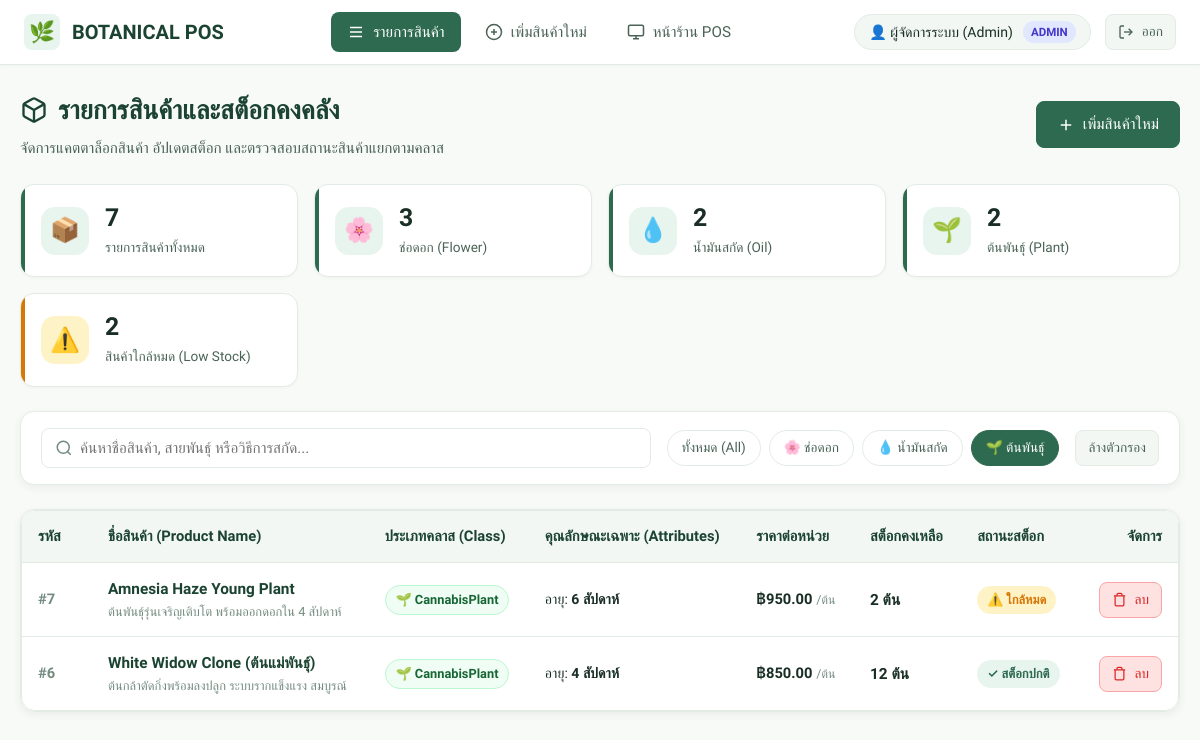
Page /admin/product-list.php?type=plant (signed in) on the committed database.
### tables this page shows
CREATE TABLE IF NOT EXISTS `products` (
    `id` INT AUTO_INCREMENT PRIMARY KEY,
    `name` VARCHAR(150) NOT NULL,
    `type` ENUM('flower', 'oil', 'plant') NOT NULL,
    `base_price` DECIMAL(10, 2) NOT NULL,
    
     
    `strain_type` VARCHAR(50) NULL,  
    `stock_grams` DECIMAL(10, 2) NULL DEFAULT 0.00,  
    
     
    `extraction_method` VARCHAR(100) NULL,  
    `stock_bottles` INT NULL DEFAULT 0,  
    
     
    `age_weeks` INT NULL DEFAULT 0,  
    `stock_pieces` INT NULL DEFAULT 0,  
    
    `description` TEXT NULL,
    `created_at` TIMESTAMP DEFAULT CURRENT_TIMESTAMP,
    `updated_at` TIMESTAMP DEFAULT CURRENT_TIMESTAMP ON UPDATE CURRENT_TIMESTAMP
);

### classes/ProductFactory.php (called while the page is built, shortened)
<?php
require_once __DIR__ . '/Product.php';
require_once __DIR__ . '/CannabisPlant.php';
class ProductFactory {
    public static function createFromRow(array $row): ?Product {
        switch ($row['type']) {
            case 'plant':
                return new CannabisPlant(
                    (int)$row['id'],
                    $row['name'],
                    (float)$row['base_price'],
                    (int)($row['age_weeks'] ?? 0),
                    (int)($row['stock_pieces'] ?? 0)
                );
        }
    }
}

### classes/Product.php (called while the page is built, shortened)
<?php
abstract class Product {
    protected int $id;
    protected string $name;
    protected float $basePrice;
    public function __construct(int $id, string $name, float $basePrice) {
        $this->id = $id;
        $this->name = $name;
        $this->basePrice = $basePrice;
    }
    public function getId(): int { return $this->id; }
    public function getName(): string { return $this->name; }
    public function getBasePrice(): float { return $this->basePrice; }
}

### classes/CannabisPlant.php (called while the page is built, shortened)
<?php
require_once __DIR__ . '/Product.php';
class CannabisPlant extends Product {
    private int $ageWeeks;
    private int $stockPieces;
    public function __construct(int $id, string $name, float $basePrice, int $ageWeeks, int $stockPieces) {
        $this->ageWeeks = $ageWeeks;
        $this->stockPieces = $stockPieces;
    }
    public function getAgeWeeks(): int { return $this->ageWeeks; }
    public function getStockDisplay(): string {
        return number_format($this->stockPieces) . ' ต้น';
    }
    public function getStockUnit(): string {
        return 'ต้น';
    }
    public function getStockValue(): float {
        return (float)$this->stockPieces;
    }
    public function getType(): string {
        return 'plant';
    }
}

### admin/product-list.php (the view, shortened to what this page needs)
<?php
require_once __DIR__ . '/../includes/auth.php';
require_once __DIR__ . '/../classes/ProductFactory.php';
$db = Database::getInstance()->getConnection();
$filterType = $_GET['type'] ?? 'all';
$searchQuery = trim($_GET['search'] ?? '');
$sql = "SELECT * FROM products WHERE 1=1";
$params = [];
if ($filterType !== 'all' && in_array($filterType, ['flower', 'oil', 'plant'])) {
    $sql .= " AND type = :type";
    $params[':type'] = $filterType;
}
$sql .= " ORDER BY id DESC";
$stmt = $db->prepare($sql);
$stmt->execute($params);
$rawProducts = $stmt->fetchAll();
$statsStmt = $db->query("SELECT
    COUNT(*) as total_count,
    SUM(CASE WHEN type = 'flower' THEN 1 ELSE 0 END) as flower_count,
    SUM(CASE WHEN type = 'oil' THEN 1 ELSE 0 END) as oil_count,
    SUM(CASE WHEN type = 'plant' THEN 1 ELSE 0 END) as plant_count,
    SUM(CASE WHEN (type = 'flower' AND stock_grams < 10) OR (type = 'oil' AND stock_bottles < 5) OR (type = 'plant' AND stock_pieces < 5) THEN 1 ELSE 0 END) as low_stock_count
    FROM products");
$stats = $statsStmt->fetch();
?>
<!DOCTYPE html>
<html lang="th">
<head>
    <link rel="stylesheet" href="../assets/css/style.css">
</head>
<body>
    <?php include __DIR__ . '/../includes/navbar.php'; ?>
    <main class="app-container">
        <div class="page-header">
            <div>
                <h1 class="page-title">
                    รายการสินค้าและสต็อกคงคลัง
                </h1>
                <p class="page-subtitle">จัดการแคตตาล็อกสินค้า อัปเดตสต็อก และตรวจสอบสถานะสินค้าแยกตามคลาส</p>
            </div>
            <a href="product-add.php" class="btn btn-primary">
                <svg width="18" height="18" viewBox="0 0 24 24" fill="none" stroke="currentColor" stroke-width="2"><line x1="12" y1="5" x2="12" y2="19"/><line x1="5" y1="12" x2="19" y2="12"/></svg>
                เพิ่มสินค้าใหม่
            </a>
        </div>
        <div class="stats-grid">
            <div class="stat-card">
                <div class="stat-icon">📦</div>
                <div class="stat-info">
                    <div class="stat-value"><?= number_format($stats['total_count'] ?? 0) ?></div>
                    <div class="stat-label">รายการสินค้าทั้งหมด</div>
                </div>
            </div>
            <div class="stat-card">
                <div class="stat-icon">🌸</div>
                <div class="stat-info">
                    <div class="stat-value"><?= number_format($stats['flower_count'] ?? 0) ?></div>
                    <div class="stat-label">ช่อดอก (Flower)</div>
                </div>
            </div>
            <div class="stat-card">
                <div class="stat-icon">💧</div>
                <div class="stat-info">
                    <div class="stat-value"><?= number_format($stats['oil_count'] ?? 0) ?></div>
                    <div class="stat-label">น้ำมันสกัด (Oil)</div>
                </div>
            </div>
            <div class="stat-card">
                <div class="stat-icon">🌱</div>
                <div class="stat-info">
                    <div class="stat-value"><?= number_format($stats['plant_count'] ?? 0) ?></div>
                    <div class="stat-label">ต้นพันธุ์ (Plant)</div>
                </div>
            </div>
            <div class="stat-card <?= (($stats['low_stock_count'] ?? 0) > 0) ? 'warning' : '' ?>">
                <div class="stat-icon">⚠️</div>
                <div class="stat-info">
                    <div class="stat-value"><?= number_format($stats['low_stock_count'] ?? 0) ?></div>
                    <div class="stat-label">สินค้าใกล้หมด (Low Stock)</div>
                </div>
            </div>
        </div>
        <div class="card" style="margin-bottom: 24px; padding: 16px 20px;">
            <form action="product-list.php" method="GET" class="filter-bar" style="margin-bottom: 0;">
                <div class="search-box">
                    <svg class="search-icon" width="18" height="18" viewBox="0 0 24 24" fill="none" stroke="currentColor" stroke-width="2"><circle cx="11" cy="11" r="8"/><line x1="21" y1="21" x2="16.65" y2="16.65"/></svg>
                    <input type="text" name="search" class="form-control" placeholder="ค้นหาชื่อสินค้า, สายพันธุ์ หรือวิธีการสกัด..." value="<?= htmlspecialchars($searchQuery) ?>">
                </div>
                <div class="filter-pills">
                    <a href="product-list.php?type=all<?= !empty($searchQuery) ? '&search=' . urlencode($searchQuery) : '' ?>" class="filter-pill <?= ($filterType === 'all') ? 'active' : '' ?>">
                        ทั้งหมด (All)
                    </a>
                    <a href="product-list.php?type=flower<?= !empty($searchQuery) ? '&search=' . urlencode($searchQuery) : '' ?>" class="filter-pill <?= ($filterType === 'flower') ? 'active' : '' ?>">
                        🌸 ช่อดอก
                    </a>
                    <a href="product-list.php?type=oil<?= !empty($searchQuery) ? '&search=' . urlencode($searchQuery) : '' ?>" class="filter-pill <?= ($filterType === 'oil') ? 'active' : '' ?>">
                        💧 น้ำมันสกัด
                    </a>
                    <a href="product-list.php?type=plant<?= !empty($searchQuery) ? '&search=' . urlencode($searchQuery) : '' ?>" class="filter-pill <?= ($filterType === 'plant') ? 'active' : '' ?>">
                        🌱 ต้นพันธุ์
                    </a>
                </div>
                <?php if (!empty($searchQuery) || $filterType !== 'all'): ?>
                    <a href="product-list.php" class="btn btn-secondary btn-sm" title="ล้างตัวกรอง">ล้างตัวกรอง</a>
                <?php endif; ?>
            </form>
        </div>
        <div class="card" style="padding: 0; overflow: hidden;">
            <div class="table-responsive">
                <table class="data-table">
                    <thead>
                        <tr>
                            <th style="width: 70px;">รหัส</th>
                            <th>ชื่อสินค้า (Product Name)</th>
                            <th>ประเภทคลาส (Class)</th>
                            <th>คุณลักษณะเฉพาะ (Attributes)</th>
                            <th>ราคาต่อหน่วย</th>
                            <th>สต็อกคงเหลือ</th>
                            <th>สถานะสต็อก</th>
                            <th style="text-align: right; width: 100px;">จัดการ</th>
                        </tr>
                    </thead>
                    <tbody>
                        <?php if (empty($rawProducts)): ?>
                            <tr>
                                <td colspan="8" style="text-align: center; padding: 48px 20px; color: var(--text-muted);">
                                    <div style="font-size: 2.2rem; margin-bottom: 8px;">🍃</div>
                                    <div style="font-size: 1.05rem; font-weight: 500;">ไม่พบรายการสินค้าตามเงื่อนไขที่เลือก</div>
                                    <p style="font-size: 0.88rem; margin-top: 4px;">ลองเปลี่ยนคำค้นหาหรือเพิ่มสินค้าใหม่เข้าสู่ระบบ</p>
                                </td>
                            </tr>
                        <?php else: ?>
                            <?php foreach ($rawProducts as $row):
                                $product = ProductFactory::createFromRow($row);
                                $stockVal = $product->getStockValue();
                                $type = $product->getType();
                                $isLowStock = false;
                                $isEmptyStock = ($stockVal <= 0);
                                if ($type === 'plant' && $stockVal < 5) $isLowStock = true;
                            ?>
                                <tr>
                                    <td style="font-weight: 600; color: var(--text-muted);">
                                        #<?= $product->getId() ?>
                                    </td>
                                    <td>
                                        <div style="font-weight: 600; color: var(--color-primary-dark); font-size: 0.96rem;">
                                            <?= htmlspecialchars($product->getName()) ?>
                                        </div>
                                        <?php if (!empty($row['description'])): ?>
                                            <div style="font-size: 0.8rem; color: var(--text-muted);">
                                                <?= htmlspecialchars($row['description']) ?>
                                            </div>
                                        <?php endif; ?>
                                    </td>
                                    <td>
                                        <?php if ($product instanceof CannabisFlower): ?>
                                            <span class="badge badge-flower">🌸 CannabisFlower</span>
                                        <?php elseif ($product instanceof CannabisOil): ?>
                                            <span class="badge badge-oil">💧 CannabisOil</span>
                                        <?php elseif ($product instanceof CannabisPlant): ?>
                                            <span class="badge badge-plant">🌱 CannabisPlant</span>
                                        <?php endif; ?>
                                    </td>
                                    <td>
                                        <?php if ($product instanceof CannabisFlower): ?>
                                            <span style="font-size: 0.88rem;">
                                                สายพันธุ์: <strong><?= htmlspecialchars($product->getStrainType()) ?></strong>
                                            </span>
                                        <?php elseif ($product instanceof CannabisOil): ?>
                                            <span style="font-size: 0.88rem;">
                                                สกัดด้วย: <strong><?= htmlspecialchars($product->getExtractionMethod()) ?></strong>
                                            </span>
                                        <?php elseif ($product instanceof CannabisPlant): ?>
                                            <span style="font-size: 0.88rem;">
                                                อายุ: <strong><?= $product->getAgeWeeks() ?> สัปดาห์</strong>
                                            </span>
                                        <?php endif; ?>
                                    </td>
                                    <td style="font-weight: 600; color: var(--text-primary);">
                                        ฿<?= number_format($product->getBasePrice(), 2) ?>
                                        <span style="font-size: 0.78rem; font-weight: 400; color: var(--text-muted);">/<?= $product->getStockUnit() ?></span>
                                    </td>
                                    <td style="font-weight: 700; font-size: 0.96rem;">
                                        <?= $product->getStockDisplay() ?>
                                    </td>
                                    <td>
                                        <?php if ($isEmptyStock): ?>
                                            <span class="badge badge-stock-empty">❌ สินค้าหมด</span>
                                        <?php elseif ($isLowStock): ?>
                                            <span class="badge badge-stock-low">⚠️ ใกล้หมด</span>
                                        <?php else: ?>
                                            <span class="badge badge-stock-normal">✓ สต็อกปกติ</span>
                                        <?php endif; ?>
                                    </td>
                                    <td style="text-align: right;">
                                        <a href="product-list.php?action=delete&id=<?= $product->getId() ?>"
                                           class="btn btn-danger btn-sm"
                                           onclick="return confirm('ยืนยันที่จะลบสินค้า \'<?= addslashes(htmlspecialchars($product->getName())) ?>\' หรือไม่?')"
                                           title="ลบสินค้า">
                                            <svg width="15" height="15" viewBox="0 0 24 24" fill="none" stroke="currentColor" stroke-width="2"><polyline points="3 6 5 6 21 6"/><path d="M19 6v14a2 2 0 0 1-2 2H7a2 2 0 0 1-2-2V6m3 0V4a2 2 0 0 1 2-2h4a2 2 0 0 1 2 2v2"/></svg>
                                            ลบ
                                        </a>
                                    </td>
                                </tr>
                            <?php endforeach; ?>
                        <?php endif; ?>
                    </tbody>
                </table>
            </div>
        </div>
    </main>
</body>
</html>

### rows in the picture
products: id "7", name "Amnesia Haze Young Plant", description "ต้นพันธุ์รุ่นเจริญเติบโต พร้อมออกดอกใน 4 สัปดาห์", age_weeks "6", base_price "950.00", StockUnit "ต้น", stock_pieces "2 ต้น", shows "⚠️ ใกล้หมด"
products: id "6", name "White Widow Clone (ต้นแม่พันธุ์)", description "ต้นกล้าตัดกิ่งพร้อมลงปลูก ระบบรากแข็งแรง สมบูรณ์", age_weeks "4", base_price "850.00", StockUnit "ต้น", stock_pieces "12 ต้น", shows "✓ สต็อกปกติ"

### other values in the picture
$currentUser['full_name'] "ผู้จัดการระบบ (Admin)"
$currentUser['role'] "ADMIN"
$stats['total_count'] "7"
$stats['flower_count'] "3"
$stats['oil_count'] "2"
$stats['plant_count'] "2"
$stats['low_stock_count'] "2"
